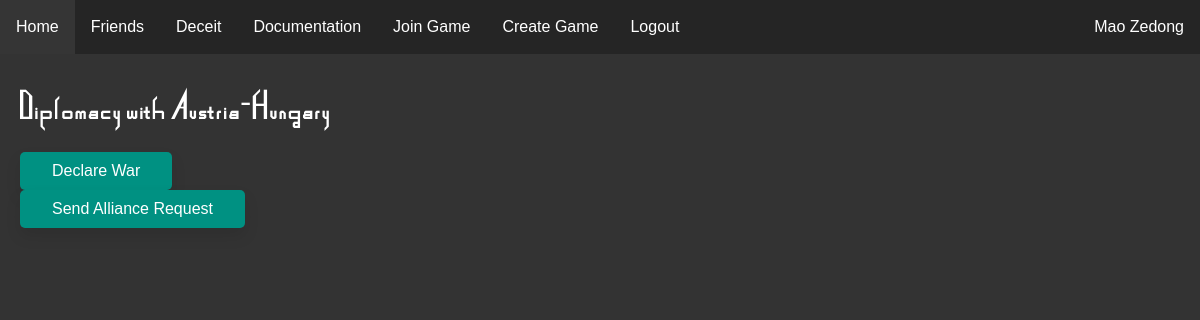
The app's page /rooms/4/diplomacy/12 (signed in), older data.
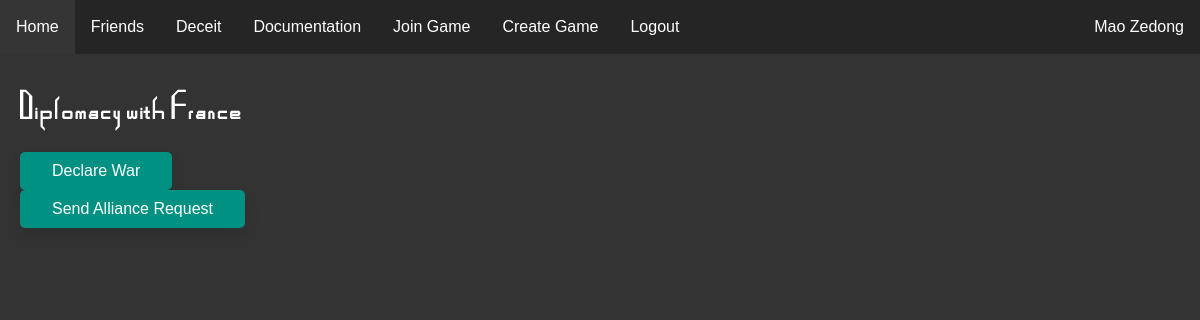
The same page, newer data.
### website/models.py (models this page shows)
class User(db.Model, UserMixin):
    id = db.Column(db.Integer, primary_key=True)
    email = db.Column(db.String(150), unique=True)
    password = db.Column(db.String(150))
    username = db.Column(db.String(150))
    pfp = db.Column(db.String(50))
    admin = db.Column(db.String(50))

class Empires(db.Model):
    id = db.Column(db.Integer, primary_key=True)
    name = db.Column(db.String(200))
    color = db.Column(db.String(7))
    gov = db.Column(db.String(50))
    flag = db.Column(db.String(50))
    user = db.Column(db.Integer, db.ForeignKey('user.id'))
    game = db.Column(db.Integer, db.ForeignKey('game.id'))
    oil_stockpiles = db.Column(db.Integer)
    global_trade_power = db.Column(db.Integer)
    uranium = db.Column(db.Integer)
    enriched_uranium = db.Column(db.Integer)
    capital = db.Column(db.Integer, db.ForeignKey('territories.id'))

### website/rooms.py (the view, shortened to what this page needs)
@login_required
@rooms.route('<int:game_id>/diplomacy/<empire_id>', methods=['GET', 'POST'])
def diplomacyplayer(game_id, empire_id):
    target_empire = db.session.query(Empires).filter_by(id=empire_id).first()
    current_empire = db.session.query(Empires).filter_by(game=game_id, user=current_user.id).first()
    at_war = False
    allied = False
    is_puppet = False
    is_controller = False
    at_war1 = db.session.query(Wars).filter_by(attacker=current_empire.id, defender=target_empire.id).first()
    at_war2 = db.session.query(Wars).filter_by(attacker=target_empire.id, defender=current_empire.id).first()
    if at_war1 != None or at_war2 != None:
        at_war = True
    allied1 = db.session.query(Alliances).filter_by(empire1=current_empire.id, empire2=target_empire.id).first()
    allied2 = db.session.query(Alliances).filter_by(empire1=target_empire.id, empire2=current_empire.id).first()
    if allied1 != None or allied2 != None:
        allied = True
    puppet1 = db.session.query(Puppets).filter_by(controller=current_empire.id, puppet=target_empire.id).first()
    puppet2 = db.session.query(Puppets).filter_by(controller=target_empire.id, puppet=current_empire.id).first()
    if puppet1 == "True":
        is_puppet = True
    if puppet2 == "True":
        is_controller = True
    return render_template("diplomacyplayer.html", user=current_user, target_empire=target_empire, current_empire=current_empire, at_war=at_war, allied=allied, is_puppet=is_puppet, is_controller=is_controller)

### website/templates/diplomacyplayer.html (shortened to what this page needs)
{% extends "base.html" %} {% block title %}Diplomacy with {{ target_empire.name }} {% endblock %}
{% block content %}
<br/>
<h1>Diplomacy with {{target_empire.name}}</h1>
{% if current_user.id != target_empire.user %}
    {% if at_war %}
        <h4>You are at war.</h4>
        <form method="POST">
            <input type="hidden" id="make_peace" name="make_peace" value="make_peace">
            <button class="button-main" type="submit">Make Peace</button>
        </form>
    {% elif allied %}
        <h4>You are allied.</h4>
        <form method="POST">
            <input type="hidden" id="betray" name="betray" value="betray">
            <button class="button-main" type="submit">Betray</button>
        </form>
    {% else %}
        <form method="POST">
            <button class="button-main" type="submit">Declare War</button>
        </form>
        <form method="POST">
            <button class="button-main" type="submit">Send Alliance Request</button>
        </form>
    {% endif %}
{% else %}
    <h3>This is yourself...</h3>
{% endif %}
{% endblock %}

### website/templates/base.html (shortened to what this page needs)
<!DOCTYPE html>
<html lang="en">
<head>
    <link rel="stylesheet" type="text/css" href="/static/css/main.css" />
</head>
<body>
    <ul class="navbar">
      {% if user.is_authenticated %}
      <li><a class="nav-item nav-link" id="home" href="/">Home</a></li>
      <li><a class="nav-item nav-link" id="friends" href="/user/friends">Friends</a></li>
      <li><a class="nav-item nav-link" id="deceit" href="/deceit">Deceit</a></li>
      <li><a class="nav-item nav-link" id="docs" href="/docs/">Documentation</a></li>
      <li><a class="nav-item nav-link" id="join_game" href="/join-game">Join Game</a></li>
      <li><a class="nav-item nav-link" id="create_game" href="/create-game">Create Game</a></li>
      <li><a class="nav-item nav-link" id="logout" href="/logout">Logout</a></li>
      <li><a class="nav-user nav-link" id="user_link" href="{{url_for('profiles.profile', user_id=user.id)}}">{{ user.username }}</a></li>
      {% else %}
      <li><a class="nav-item nav-link" id="login" href="/login">Login</a></li>
      <li><a class="nav-item nav-link" id="signUp" href="/sign-up">Sign Up</a></li>
      {% endif %}
    </ul>
    <div id="main_div">
    <div class="container">
        {% block content %}
        {% endblock %}
    </div>
    </div>
</body>
</html>

### website/static/css/main.css (style rules this page uses)
#main_div { margin-top: 30px; padding: 20px; }
h1 { font-family: MapGame; letter-spacing: 2px; }
body { margin: 0px; background-color: #333333; color: white; }
.navbar { list-style-type: none; margin: 0; padding: 0; overflow: hidden; background-color: #252525; position: fixed; top: 0; width: 100%; }
.nav-item { float: left; }
.nav-user { float:right; }
.nav-link { display: block; color: white; text-align: center; padding: 18px 16px; text-decoration: none; }
.button-main { background-color: rgb(0, 145, 130); border: none; color: white; padding: 10px 32px; text-align: center; text-decoration: none; display: inline-block; font-size: 16px; border-radius: 5px; transition-duration: 0.4s; box-shadow: 0px 8px 15px rgba(0, 0, 0, 0.1); cursor: pointer; }
html { font-family: Arial, Helvetica, sans-serif; }

Row changes from the older to the newer data that the page shows:
changed Empires: name "Austria-Hungary" → "France"
